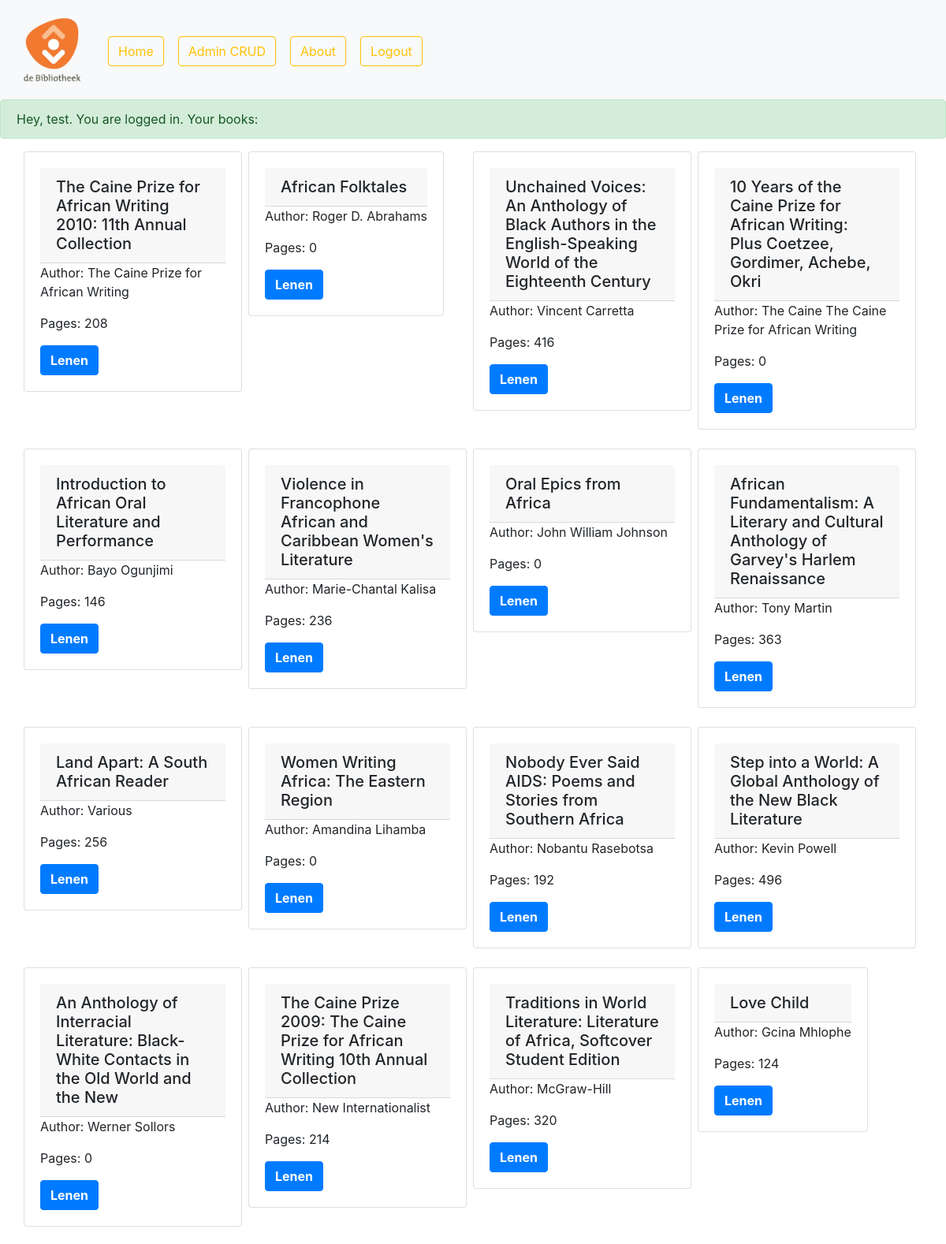
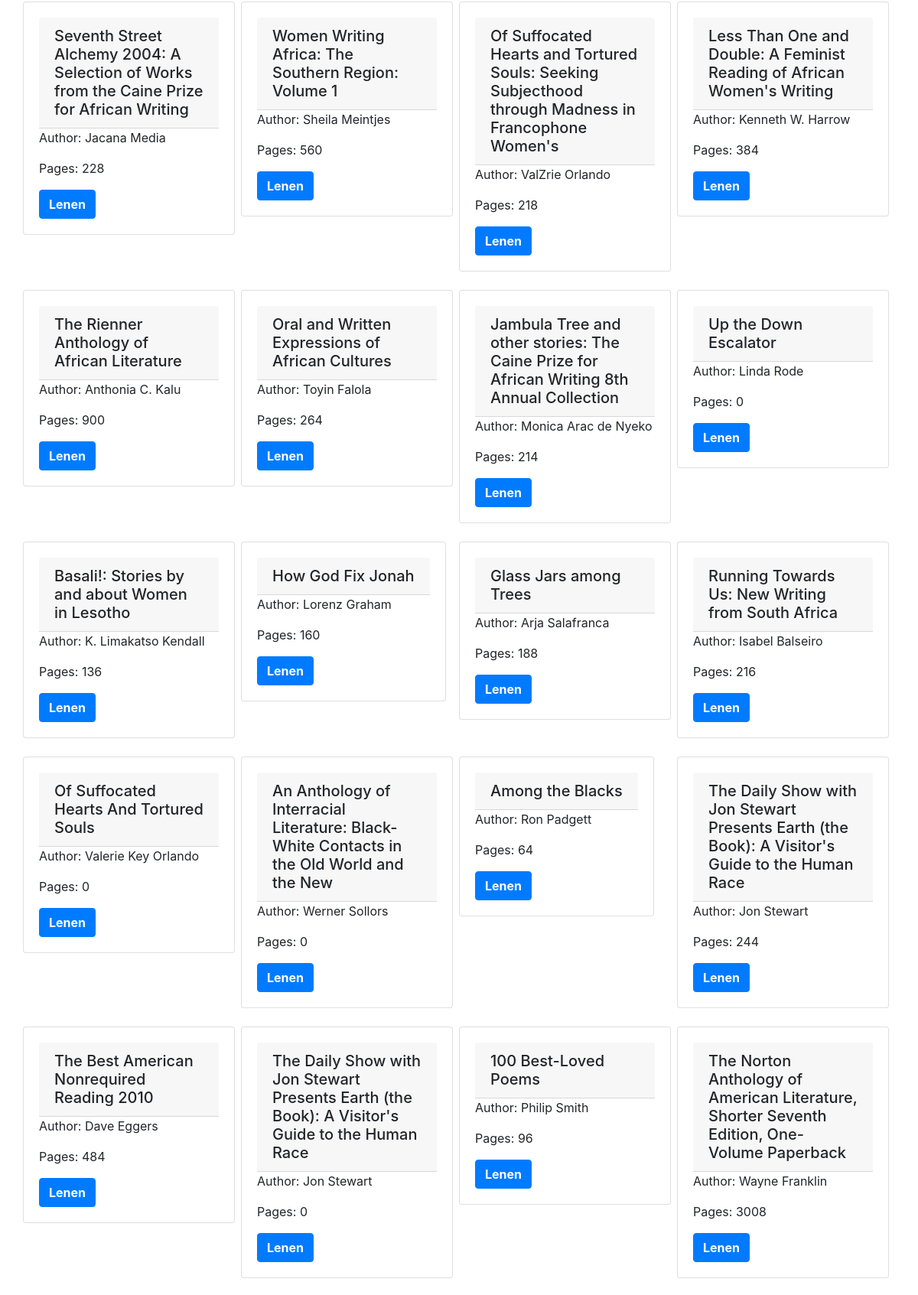
The page / (signed in, upper part) on the database its author committed (2 pictures, top to bottom).
### tables this page shows
CREATE TABLE `bibliotheek` (
  `bibliotheekid` int(11) NOT NULL,
  `title` varchar(255) NOT NULL,
  `author` varchar(255) NOT NULL,
  `isbn13` int(50) NOT NULL,
  `format` varchar(255) NOT NULL,
  `publisher` varchar(255) NOT NULL,
  `pages` int(11) NOT NULL,
  `dimensions` varchar(255) NOT NULL,
  `overview` varchar(255) NOT NULL
);

### views/logged_in.php (the view, shortened to what this page needs)
<div class="alert alert-success" role="alert">
Hey, <?php echo $_SESSION['user_name']; ?>. You are logged in.
Your books:
</div>
<div class="container">
    <div class="card-group">
        <div class='row'>
            <?php
        $liqry = $con->prepare("SELECT bibliotheekid, title, author, isbn13, format, publisher, pages, dimensions, overview FROM bibliotheek");
        if ($liqry === false) {
            echo mysqli_error($con);
        } else {
            $liqry->bind_result($id, $title, $author, $isbn13, $format, $publisher, $pages, $dimensions, $overview);
            if ($liqry->execute()) {
                $liqry->store_result();
                while ($liqry->fetch()) {
                    ?>
            <?php
                    $locationonclick = "' onclick='location.href=\"login.php?id=" . $id . "\"'";
                    ?>
            <div class='col-md-3 '>
                <div class='mr-2'>
                    <div class="row">
                        <div class='card' <?php echo $locationonclick  ?>>
                            <div class='card-body'>
                                <h5 class='card-header'><?php echo $title ?></h5>
                                <p class='card-text'>Author: <?php echo $author?></p>
                                <p class='card-text'>Pages: <?php echo $pages?></p>
                                <div class='read-more-place'>
                                    <button class='btn btn-primary btn-default'><b>Lenen</b></button>
                                </div>
                            </div>
                        </div>
                    </div>
                </div>
                <br>
            </div>
            <?php
                }
            }
        }
        ?>
        </div>
    </div>
</div>

### rows shown on the page
bibliotheek: title "The Caine Prize for African Writing 2010: 11th Annual Collection", author "The Caine Prize for African Writing", pages "208"
bibliotheek: title "African Folktales", author "Roger D. Abrahams", pages "0"
bibliotheek: title "Unchained Voices: An Anthology of Black Authors in the English-Speaking World of the Eighteenth Century", author "Vincent Carretta", pages "416"
bibliotheek: title "10 Years of the Caine Prize for African Writing: Plus Coetzee, Gordimer, Achebe, Okri", author "The Caine The Caine Prize for African Writing", pages "0"
bibliotheek: title "Introduction to African Oral Literature and Performance", author "Bayo Ogunjimi", pages "146"
bibliotheek: title "Violence in Francophone African and Caribbean Women's Literature", author "Marie-Chantal Kalisa", pages "236"
bibliotheek: title "Oral Epics from Africa", author "John William Johnson", pages "0"
bibliotheek: title "African Fundamentalism: A Literary and Cultural Anthology of Garvey's Harlem Renaissance", author "Tony Martin", pages "363"
bibliotheek: title "Land Apart: A South African Reader", author "Various", pages "256"
bibliotheek: title "Women Writing Africa: The Eastern Region", author "Amandina Lihamba", pages "0"
bibliotheek: title "Nobody Ever Said AIDS: Poems and Stories from Southern Africa", author "Nobantu Rasebotsa", pages "192"
bibliotheek: title "Step into a World: A Global Anthology of the New Black Literature", author "Kevin Powell", pages "496"
bibliotheek: title "An Anthology of Interracial Literature: Black-White Contacts in the Old World and the New", author "Werner Sollors", pages "0"
bibliotheek: title "The Caine Prize 2009: The Caine Prize for African Writing 10th Annual Collection", author "New Internationalist", pages "214"
bibliotheek: title "Traditions in World Literature: Literature of Africa, Softcover Student Edition", author "McGraw-Hill", pages "320"
bibliotheek: title "Love Child", author "Gcina Mhlophe", pages "124"
bibliotheek: title "Seventh Street Alchemy 2004: A Selection of Works from the Caine Prize for African Writing", author "Jacana Media", pages "228"
bibliotheek: title "Women Writing Africa: The Southern Region: Volume 1", author "Sheila Meintjes", pages "560"
bibliotheek: title "Of Suffocated Hearts and Tortured Souls: Seeking Subjecthood through Madness in Francophone Women's", author "ValZrie Orlando", pages "218"
bibliotheek: title "Less Than One and Double: A Feminist Reading of African Women's Writing", author "Kenneth W. Harrow", pages "384"
bibliotheek: title "The Rienner Anthology of African Literature", author "Anthonia C. Kalu", pages "900"
bibliotheek: title "Oral and Written Expressions of African Cultures", author "Toyin Falola", pages "264"
bibliotheek: title "Jambula Tree and other stories: The Caine Prize for African Writing 8th Annual Collection", author "Monica Arac de Nyeko", pages "214"
bibliotheek: title "Up the Down Escalator", author "Linda Rode", pages "0"
bibliotheek: title "Basali!: Stories by and about Women in Lesotho", author "K. Limakatso Kendall", pages "136"
bibliotheek: title "How God Fix Jonah", author "Lorenz Graham", pages "160"
bibliotheek: title "Glass Jars among Trees", author "Arja Salafranca", pages "188"
bibliotheek: title "Running Towards Us: New Writing from South Africa", author "Isabel Balseiro", pages "216"
bibliotheek: title "Of Suffocated Hearts And Tortured Souls", author "Valerie Key Orlando", pages "0"
bibliotheek: title "An Anthology of Interracial Literature: Black-White Contacts in the Old World and the New", author "Werner Sollors", pages "0"
bibliotheek: title "Among the Blacks", author "Ron Padgett", pages "64"
bibliotheek: title "The Daily Show with Jon Stewart Presents Earth (the Book): A Visitor's Guide to the Human Race", author "Jon Stewart", pages "244"
bibliotheek: title "The Best American Nonrequired Reading 2010", author "Dave Eggers", pages "484"
bibliotheek: title "The Daily Show with Jon Stewart Presents Earth (the Book): A Visitor's Guide to the Human Race", author "Jon Stewart", pages "0"
bibliotheek: title "100 Best-Loved Poems", author "Philip Smith", pages "96"
bibliotheek: title "The Norton Anthology of American Literature, Shorter Seventh Edition, One-Volume Paperback", author "Wayne Franklin", pages "3008"

### other values the page prints
$_SESSION['user_name'] "test"
